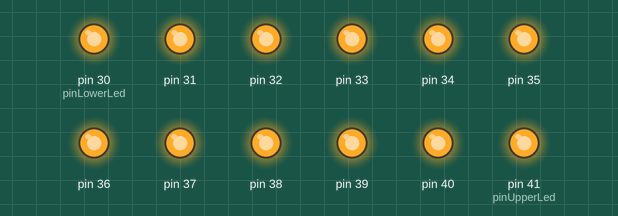
A sketch run on a simulated Arduino Mega 2560, built with avr-gcc and run on an emulated ATmega2560. On the bench: output pins drawn as LEDs (lit = HIGH).

Above: at 0.1 s.
At 21.1 s:
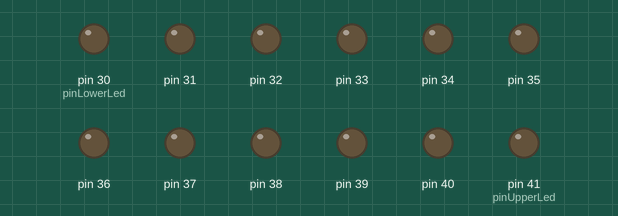
At 39.1 s:
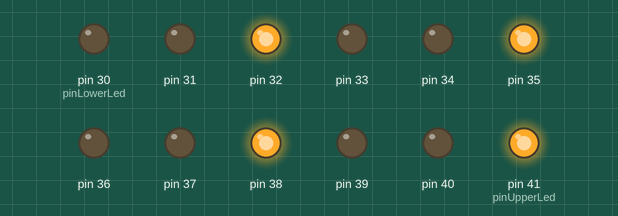
Timing chart, 0 to 40.0 s (numbered marks = the images above):
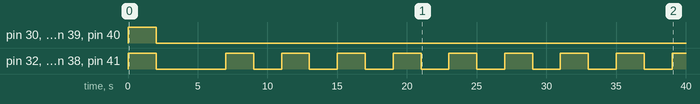

The sketch:

lightsMk3.ino
```cpp
//#include <Arduino.h>
int led[12]; //size of array = LEDNUM * 3
int errorStatus = 0;
const int pinLowerLed = 30, pinUpperLed = 41, pinBuffer = 12;
int i;

void setup(){
  Serial.begin(9600);
  for(i = 0; i < pinBuffer; i++){
    led[i] = i + pinLowerLed;
    pinMode(led[i], OUTPUT);
    delay(1);
  }
  //checkPin[lineNumber]
  errorStatus = checkPin(11);
}

void loop() {
  if (errorStatus > 0)
    programFail(errorStatus);

}
```

errorCheck.ino
```cpp
int checkPin(int lnNum){
  Serial.begin(9600); //open serial port
  int pinDiff;
  int pinCheck;

  pinDiff = pinUpperLed - pinLowerLed;
  pinCheck = pinBuffer - 1;

  if(pinCheck > pinDiff){
    Serial.print("Buffer Overflow: ");
    Serial.println(lnNum);
    return 1;
  }

  if(pinCheck < pinDiff){
    Serial.print("Buffer Underflow: ");
    Serial.println(lnNum);
    return 2;
  }

  if(pinCheck == (pinLowerLed + pinCheck)){
    Serial.print("Check Success: ");
    Serial.println(lnNum);
    return 0;
  }
}
```

programFail.ino
```cpp
void programFail(int errorCode){
  int ledIndex;
  int ledSel;
  int k;

  ledIndex = (pinBuffer / 3) - 1;
  reset();
  for(k = 0; k < errorCode; k++){
    for(i = 0; i <= ledIndex; i++){
      ledSel = (i * 3) + 2;
      digitalWrite(led[ledSel], HIGH);
    }
    delay(2000);
    for(i = 0; i <= ledIndex; i++){
      ledSel = (i * 3) + 2;
      digitalWrite(led[ledSel], LOW);
    }
    delay(2000);
  }
}

void reset(){
  for(i = 0; i <= 12; i++){
    digitalWrite(led[i],HIGH);
  }
  delay(2000);
  for(i = 12; i >= 0; i--){
    digitalWrite(led[i],LOW);
  }
  delay(5000);
}
```

Measured:
- by itself, pin 30 (pinLowerLed), pin 31, pin 33, pin 34, pin 36, pin 37, pin 39, pin 40: LOW → HIGH at 0.01 s, → LOW 2.0 s later
- by itself, pin 32, pin 35, pin 38, pin 41 (pinUpperLed): goes HIGH 2.0 s, LOW 5.0 s, 8 × (HIGH 2.0 s, LOW 2.0 s), then HIGH
